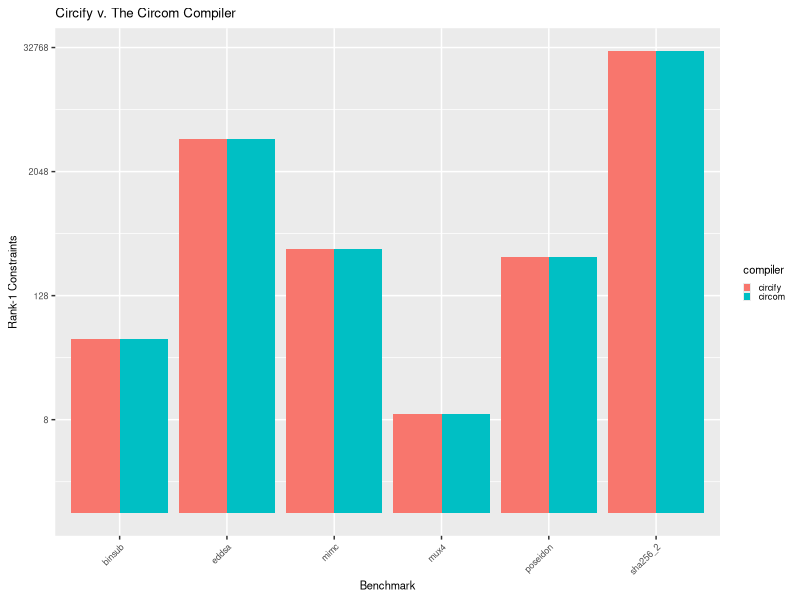
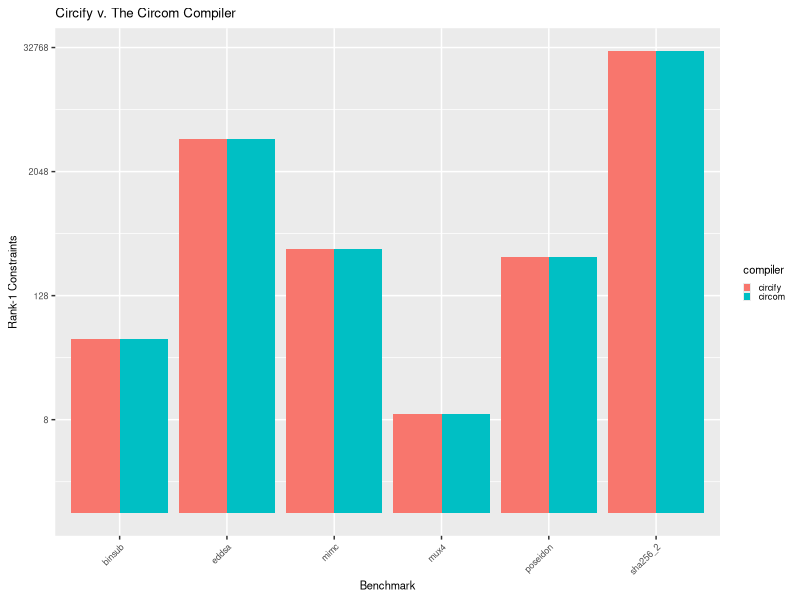

Generate these figures, in order, with R:
library(tidyverse)

d <- read_csv("results.csv")
print(d)
ggplot(data = d) +
  geom_bar(aes(x = benchmark, y = constraints, fill = compiler), stat = "identity", position = position_dodge()) +
  scale_y_continuous(trans="log2") +
  labs(x = "Benchmark",
       y = "Rank-1 Constraints",
       title = "Circify v. The Circom Compiler") +
  theme(text = element_text(size=8),
        legend.key.size = unit(2,"mm"),
        axis.text.x = element_text(angle = 45, vjust = 1, hjust=1)
       )
ggsave("results.png", width = 3, height = 2, units = "in")
